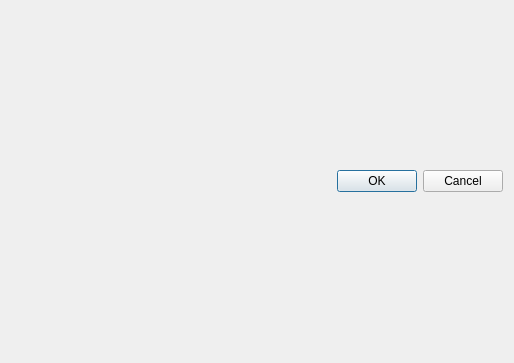
<?xml version="1.0" encoding="UTF-8"?>
<ui version="4.0">
 <class>ChooseVehicle</class>
 <widget class="QDialog" name="ChooseVehicle">
  <property name="geometry">
   <rect>
    <x>0</x>
    <y>0</y>
    <width>514</width>
    <height>363</height>
   </rect>
  </property>
  <property name="windowTitle">
   <string>Dialog</string>
  </property>
  <layout class="QVBoxLayout" name="verticalLayout">
   <item>
    <layout class="QHBoxLayout" name="horizontalLayout"/>
   </item>
   <item>
    <widget class="QDialogButtonBox" name="buttonBox">
     <property name="orientation">
      <enum>Qt::Horizontal</enum>
     </property>
     <property name="standardButtons">
      <set>QDialogButtonBox::Cancel|QDialogButtonBox::Ok</set>
     </property>
    </widget>
   </item>
  </layout>
 </widget>
 <resources/>
 <connections>
  <connection>
   <sender>buttonBox</sender>
   <signal>accepted()</signal>
   <receiver>ChooseVehicle</receiver>
   <slot>accept()</slot>
   <hints>
    <hint type="sourcelabel">
     <x>248</x>
     <y>254</y>
    </hint>
    <hint type="destinationlabel">
     <x>157</x>
     <y>274</y>
    </hint>
   </hints>
  </connection>
  <connection>
   <sender>buttonBox</sender>
   <signal>rejected()</signal>
   <receiver>ChooseVehicle</receiver>
   <slot>reject()</slot>
   <hints>
    <hint type="sourcelabel">
     <x>316</x>
     <y>260</y>
    </hint>
    <hint type="destinationlabel">
     <x>286</x>
     <y>274</y>
    </hint>
   </hints>
  </connection>
 </connections>
</ui>
